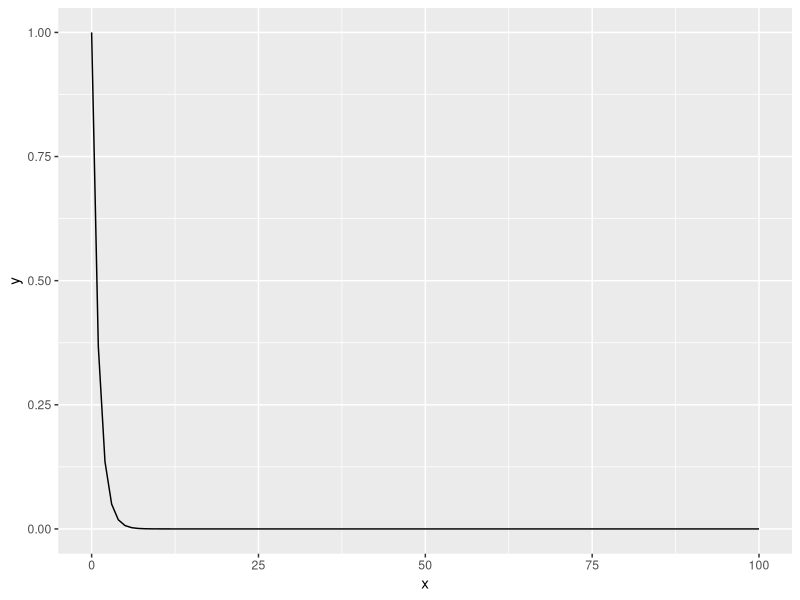
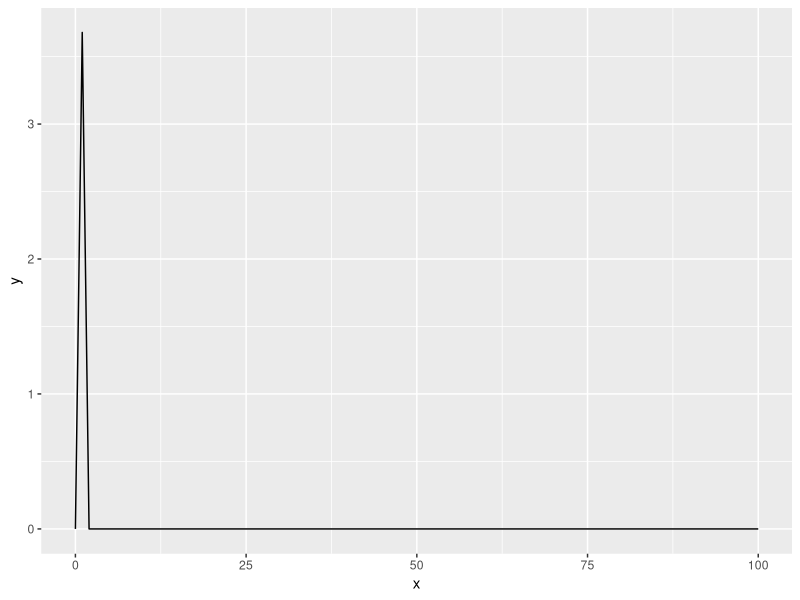

Write the R code that produced these figures, in order.
library(ggplot2)
f <- ggplot(data.frame(x = c(0, 100)), aes(x))


t <-0
g <-1
s <-1
test <- function(x) {exp(-((x-t)/s)^g)*((g/s)*(x-t)^(g-1))}
f + stat_function(fun = test)


g <-10
s <-1
t <-0
test2 <- function(x) {exp(-((x-t)/s)^g)*((g/s)*(x-t)^(g-1))}
f + stat_function(fun = test2)